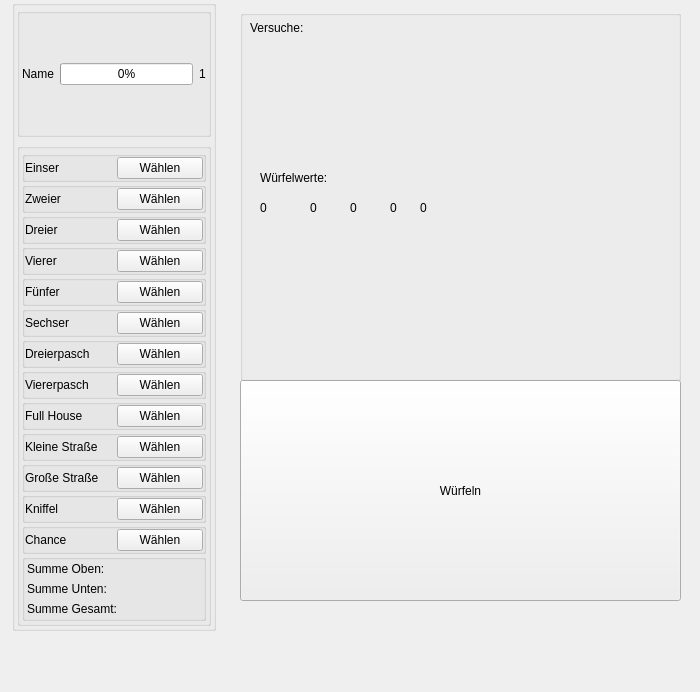
<?xml version="1.0" encoding="UTF-8"?>
<ui version="4.0">
 <class>Spielseite</class>
 <widget class="QWidget" name="Spielseite">
  <property name="geometry">
   <rect>
    <x>0</x>
    <y>0</y>
    <width>700</width>
    <height>692</height>
   </rect>
  </property>
  <property name="windowTitle">
   <string>Kniffel</string>
  </property>
  <widget class="QGroupBox" name="groupBox_2">
   <property name="geometry">
    <rect>
     <x>12</x>
     <y>0</y>
     <width>204</width>
     <height>631</height>
    </rect>
   </property>
   <property name="title">
    <string/>
   </property>
   <layout class="QVBoxLayout" name="verticalLayout">
    <property name="leftMargin">
     <number>2</number>
    </property>
    <property name="topMargin">
     <number>2</number>
    </property>
    <property name="rightMargin">
     <number>2</number>
    </property>
    <property name="bottomMargin">
     <number>2</number>
    </property>
    <item>
     <widget class="QGroupBox" name="groupBox_3">
      <property name="title">
       <string/>
      </property>
      <layout class="QHBoxLayout" name="horizontalLayout">
       <property name="leftMargin">
        <number>2</number>
       </property>
       <property name="topMargin">
        <number>2</number>
       </property>
       <property name="rightMargin">
        <number>2</number>
       </property>
       <property name="bottomMargin">
        <number>2</number>
       </property>
       <item>
        <widget class="QLabel" name="player_name">
         <property name="text">
          <string>Name</string>
         </property>
        </widget>
       </item>
       <item>
        <widget class="QProgressBar" name="round_progress_bar">
         <property name="maximum">
          <number>15</number>
         </property>
         <property name="value">
          <number>0</number>
         </property>
        </widget>
       </item>
       <item>
        <widget class="QLabel" name="round_label">
         <property name="text">
          <string>1</string>
         </property>
        </widget>
       </item>
      </layout>
     </widget>
    </item>
    <item>
     <widget class="QGroupBox" name="groupBox_4">
      <property name="title">
       <string/>
      </property>
      <layout class="QVBoxLayout" name="verticalLayout_2">
       <property name="spacing">
        <number>0</number>
       </property>
       <property name="leftMargin">
        <number>2</number>
       </property>
       <property name="topMargin">
        <number>2</number>
       </property>
       <property name="rightMargin">
        <number>2</number>
       </property>
       <property name="bottomMargin">
        <number>2</number>
       </property>
       <item>
        <widget class="QGroupBox" name="groupBox_5">
         <property name="title">
          <string/>
         </property>
         <layout class="QHBoxLayout" name="horizontalLayout_2">
          <property name="leftMargin">
           <number>0</number>
          </property>
          <property name="topMargin">
           <number>0</number>
          </property>
          <property name="rightMargin">
           <number>0</number>
          </property>
          <property name="bottomMargin">
           <number>0</number>
          </property>
          <item>
           <widget class="QLabel" name="label">
            <property name="text">
             <string>Einser</string>
            </property>
           </widget>
          </item>
          <item>
           <widget class="QPushButton" name="einser_button">
            <property name="text">
             <string>Wählen</string>
            </property>
           </widget>
          </item>
         </layout>
        </widget>
       </item>
       <item>
        <widget class="QGroupBox" name="groupBox_6">
         <property name="title">
          <string/>
         </property>
         <layout class="QHBoxLayout" name="horizontalLayout_3">
          <property name="leftMargin">
           <number>0</number>
          </property>
          <property name="topMargin">
           <number>0</number>
          </property>
          <property name="rightMargin">
           <number>0</number>
          </property>
          <property name="bottomMargin">
           <number>0</number>
          </property>
          <item>
           <widget class="QLabel" name="label_2">
            <property name="text">
             <string>Zweier</string>
            </property>
           </widget>
          </item>
          <item>
           <widget class="QPushButton" name="zweier_button">
            <property name="text">
             <string>Wählen</string>
            </property>
           </widget>
          </item>
         </layout>
        </widget>
       </item>
       <item>
        <widget class="QGroupBox" name="groupBox_7">
         <property name="title">
          <string/>
         </property>
         <layout class="QHBoxLayout" name="horizontalLayout_4">
          <property name="leftMargin">
           <number>0</number>
          </property>
          <property name="topMargin">
           <number>0</number>
          </property>
          <property name="rightMargin">
           <number>0</number>
          </property>
          <property name="bottomMargin">
           <number>0</number>
          </property>
          <item>
           <widget class="QLabel" name="label_3">
            <property name="text">
             <string>Dreier</string>
            </property>
           </widget>
          </item>
          <item>
           <widget class="QPushButton" name="dreier_button">
            <property name="text">
             <string>Wählen</string>
            </property>
           </widget>
          </item>
         </layout>
        </widget>
       </item>
       <item>
        <widget class="QGroupBox" name="groupBox_8">
         <property name="title">
          <string/>
         </property>
         <layout class="QHBoxLayout" name="horizontalLayout_5">
          <property name="leftMargin">
           <number>0</number>
          </property>
          <property name="topMargin">
           <number>0</number>
          </property>
          <property name="rightMargin">
           <number>0</number>
          </property>
          <property name="bottomMargin">
           <number>0</number>
          </property>
          <item>
           <widget class="QLabel" name="label_4">
            <property name="text">
             <string>Vierer</string>
            </property>
           </widget>
          </item>
          <item>
           <widget class="QPushButton" name="vierer_button">
            <property name="text">
             <string>Wählen</string>
            </property>
           </widget>
          </item>
         </layout>
        </widget>
       </item>
       <item>
        <widget class="QGroupBox" name="groupBox_9">
         <property name="title">
          <string/>
         </property>
         <layout class="QHBoxLayout" name="horizontalLayout_6">
          <property name="leftMargin">
           <number>0</number>
          </property>
          <property name="topMargin">
           <number>0</number>
          </property>
          <property name="rightMargin">
           <number>0</number>
          </property>
          <property name="bottomMargin">
           <number>0</number>
          </property>
          <item>
           <widget class="QLabel" name="label_5">
            <property name="text">
             <string>Fünfer</string>
            </property>
           </widget>
          </item>
          <item>
           <widget class="QPushButton" name="fuenfer_button">
            <property name="text">
             <string>Wählen</string>
            </property>
           </widget>
          </item>
         </layout>
        </widget>
       </item>
       <item>
        <widget class="QGroupBox" name="groupBox_10">
         <property name="title">
          <string/>
         </property>
         <layout class="QHBoxLayout" name="horizontalLayout_7">
          <property name="leftMargin">
           <number>0</number>
          </property>
          <property name="topMargin">
           <number>0</number>
          </property>
          <property name="rightMargin">
           <number>0</number>
          </property>
          <property name="bottomMargin">
           <number>0</number>
          </property>
          <item>
           <widget class="QLabel" name="label_6">
            <property name="text">
             <string>Sechser</string>
            </property>
           </widget>
          </item>
          <item>
           <widget class="QPushButton" name="sechser_button">
            <property name="text">
             <string>Wählen</string>
            </property>
           </widget>
          </item>
         </layout>
        </widget>
       </item>
       <item>
        <widget class="QGroupBox" name="groupBox_11">
         <property name="title">
          <string/>
         </property>
         <layout class="QHBoxLayout" name="horizontalLayout_8">
          <property name="leftMargin">
           <number>0</number>
          </property>
          <property name="topMargin">
           <number>0</number>
          </property>
          <property name="rightMargin">
           <number>0</number>
          </property>
          <property name="bottomMargin">
           <number>0</number>
          </property>
          <item>
           <widget class="QLabel" name="label_7">
            <property name="text">
             <string>Dreierpasch</string>
            </property>
           </widget>
          </item>
          <item>
           <widget class="QPushButton" name="dreierpasch_button">
            <property name="text">
             <string>Wählen</string>
            </property>
           </widget>
          </item>
         </layout>
        </widget>
       </item>
       <item>
        <widget class="QGroupBox" name="groupBox_12">
         <property name="title">
          <string/>
         </property>
         <layout class="QHBoxLayout" name="horizontalLayout_9">
          <property name="leftMargin">
           <number>0</number>
          </property>
          <property name="topMargin">
           <number>0</number>
          </property>
          <property name="rightMargin">
           <number>0</number>
          </property>
          <property name="bottomMargin">
           <number>0</number>
          </property>
          <item>
           <widget class="QLabel" name="label_8">
            <property name="text">
             <string>Viererpasch</string>
            </property>
           </widget>
          </item>
          <item>
           <widget class="QPushButton" name="viererpasch_button">
            <property name="text">
             <string>Wählen</string>
            </property>
           </widget>
          </item>
         </layout>
        </widget>
       </item>
       <item>
        <widget class="QGroupBox" name="groupBox_13">
         <property name="title">
          <string/>
         </property>
         <layout class="QHBoxLayout" name="horizontalLayout_10">
          <property name="leftMargin">
           <number>0</number>
          </property>
          <property name="topMargin">
           <number>0</number>
          </property>
          <property name="rightMargin">
           <number>0</number>
          </property>
          <property name="bottomMargin">
           <number>0</number>
          </property>
          <item>
           <widget class="QLabel" name="label_9">
            <property name="text">
             <string>Full House</string>
            </property>
           </widget>
          </item>
          <item>
           <widget class="QPushButton" name="fullhouse_button">
            <property name="text">
             <string>Wählen</string>
            </property>
           </widget>
          </item>
         </layout>
        </widget>
       </item>
       <item>
        <widget class="QGroupBox" name="groupBox_14">
         <property name="title">
          <string/>
         </property>
         <layout class="QHBoxLayout" name="horizontalLayout_11">
          <property name="leftMargin">
           <number>0</number>
          </property>
          <property name="topMargin">
           <number>0</number>
          </property>
          <property name="rightMargin">
           <number>0</number>
          </property>
          <property name="bottomMargin">
           <number>0</number>
          </property>
          <item>
           <widget class="QLabel" name="label_10">
            <property name="text">
             <string>Kleine Straße</string>
            </property>
           </widget>
          </item>
          <item>
           <widget class="QPushButton" name="kleinestrase_button">
            <property name="text">
             <string>Wählen</string>
            </property>
           </widget>
          </item>
         </layout>
        </widget>
       </item>
       <item>
        <widget class="QGroupBox" name="groupBox_15">
         <property name="title">
          <string/>
         </property>
         <layout class="QHBoxLayout" name="horizontalLayout_12">
          <property name="leftMargin">
           <number>0</number>
          </property>
          <property name="topMargin">
           <number>0</number>
          </property>
          <property name="rightMargin">
           <number>0</number>
          </property>
          <property name="bottomMargin">
           <number>0</number>
          </property>
          <item>
           <widget class="QLabel" name="label_11">
            <property name="text">
             <string>Große Straße</string>
            </property>
           </widget>
          </item>
          <item>
           <widget class="QPushButton" name="grosestrase_button">
            <property name="text">
             <string>Wählen</string>
            </property>
           </widget>
          </item>
         </layout>
        </widget>
       </item>
       <item>
        <widget class="QGroupBox" name="groupBox_16">
         <property name="title">
          <string/>
         </property>
         <layout class="QHBoxLayout" name="horizontalLayout_13">
          <property name="leftMargin">
           <number>0</number>
          </property>
          <property name="topMargin">
           <number>0</number>
          </property>
          <property name="rightMargin">
           <number>0</number>
          </property>
          <property name="bottomMargin">
           <number>0</number>
          </property>
          <item>
           <widget class="QLabel" name="label_12">
            <property name="text">
             <string>Kniffel</string>
            </property>
           </widget>
          </item>
          <item>
           <widget class="QPushButton" name="kniffel_button">
            <property name="text">
             <string>Wählen</string>
            </property>
           </widget>
          </item>
         </layout>
        </widget>
       </item>
       <item>
        <widget class="QGroupBox" name="groupBox_18">
         <property name="title">
          <string/>
         </property>
         <layout class="QHBoxLayout" name="horizontalLayout_14">
          <property name="leftMargin">
           <number>0</number>
          </property>
          <property name="topMargin">
           <number>0</number>
          </property>
          <property name="rightMargin">
           <number>0</number>
          </property>
          <property name="bottomMargin">
           <number>0</number>
          </property>
          <item>
           <widget class="QLabel" name="chance">
            <property name="text">
             <string>Chance</string>
            </property>
           </widget>
          </item>
          <item>
           <widget class="QPushButton" name="chance_button">
            <property name="text">
             <string>Wählen</string>
            </property>
           </widget>
          </item>
         </layout>
        </widget>
       </item>
       <item>
        <widget class="QGroupBox" name="groupBox_17">
         <property name="title">
          <string/>
         </property>
         <layout class="QVBoxLayout" name="verticalLayout_3">
          <property name="leftMargin">
           <number>2</number>
          </property>
          <property name="topMargin">
           <number>2</number>
          </property>
          <property name="rightMargin">
           <number>2</number>
          </property>
          <property name="bottomMargin">
           <number>2</number>
          </property>
          <item>
           <widget class="QLabel" name="sum_top">
            <property name="text">
             <string>Summe Oben:</string>
            </property>
           </widget>
          </item>
          <item>
           <widget class="QLabel" name="sum_bottom">
            <property name="text">
             <string>Summe Unten:</string>
            </property>
           </widget>
          </item>
          <item>
           <widget class="QLabel" name="sum_total">
            <property name="text">
             <string>Summe Gesamt:</string>
            </property>
           </widget>
          </item>
         </layout>
        </widget>
       </item>
      </layout>
     </widget>
    </item>
   </layout>
  </widget>
  <widget class="QGroupBox" name="groupBox">
   <property name="geometry">
    <rect>
     <x>240</x>
     <y>10</y>
     <width>441</width>
     <height>371</height>
    </rect>
   </property>
   <property name="title">
    <string/>
   </property>
   <widget class="QLabel" name="throw_trys_label">
    <property name="geometry">
     <rect>
      <x>10</x>
      <y>10</y>
      <width>131</width>
      <height>16</height>
     </rect>
    </property>
    <property name="text">
     <string>Versuche:</string>
    </property>
   </widget>
   <widget class="QLabel" name="label_14">
    <property name="geometry">
     <rect>
      <x>20</x>
      <y>160</y>
      <width>91</width>
      <height>16</height>
     </rect>
    </property>
    <property name="text">
     <string>Würfelwerte:</string>
    </property>
   </widget>
   <widget class="QLabel" name="dice_one">
    <property name="geometry">
     <rect>
      <x>20</x>
      <y>190</y>
      <width>21</width>
      <height>16</height>
     </rect>
    </property>
    <property name="text">
     <string>0</string>
    </property>
   </widget>
   <widget class="QLabel" name="dice_two">
    <property name="geometry">
     <rect>
      <x>70</x>
      <y>190</y>
      <width>21</width>
      <height>16</height>
     </rect>
    </property>
    <property name="text">
     <string>0</string>
    </property>
   </widget>
   <widget class="QLabel" name="dice_three">
    <property name="geometry">
     <rect>
      <x>110</x>
      <y>190</y>
      <width>21</width>
      <height>16</height>
     </rect>
    </property>
    <property name="text">
     <string>0</string>
    </property>
   </widget>
   <widget class="QLabel" name="dice_four">
    <property name="geometry">
     <rect>
      <x>150</x>
      <y>190</y>
      <width>21</width>
      <height>16</height>
     </rect>
    </property>
    <property name="text">
     <string>0</string>
    </property>
   </widget>
   <widget class="QLabel" name="dice_five">
    <property name="geometry">
     <rect>
      <x>180</x>
      <y>190</y>
      <width>21</width>
      <height>16</height>
     </rect>
    </property>
    <property name="text">
     <string>0</string>
    </property>
   </widget>
  </widget>
  <widget class="QPushButton" name="throw_dice_button">
   <property name="geometry">
    <rect>
     <x>240</x>
     <y>380</y>
     <width>441</width>
     <height>221</height>
    </rect>
   </property>
   <property name="text">
    <string>Würfeln</string>
   </property>
  </widget>
 </widget>
 <resources/>
 <connections/>
</ui>
